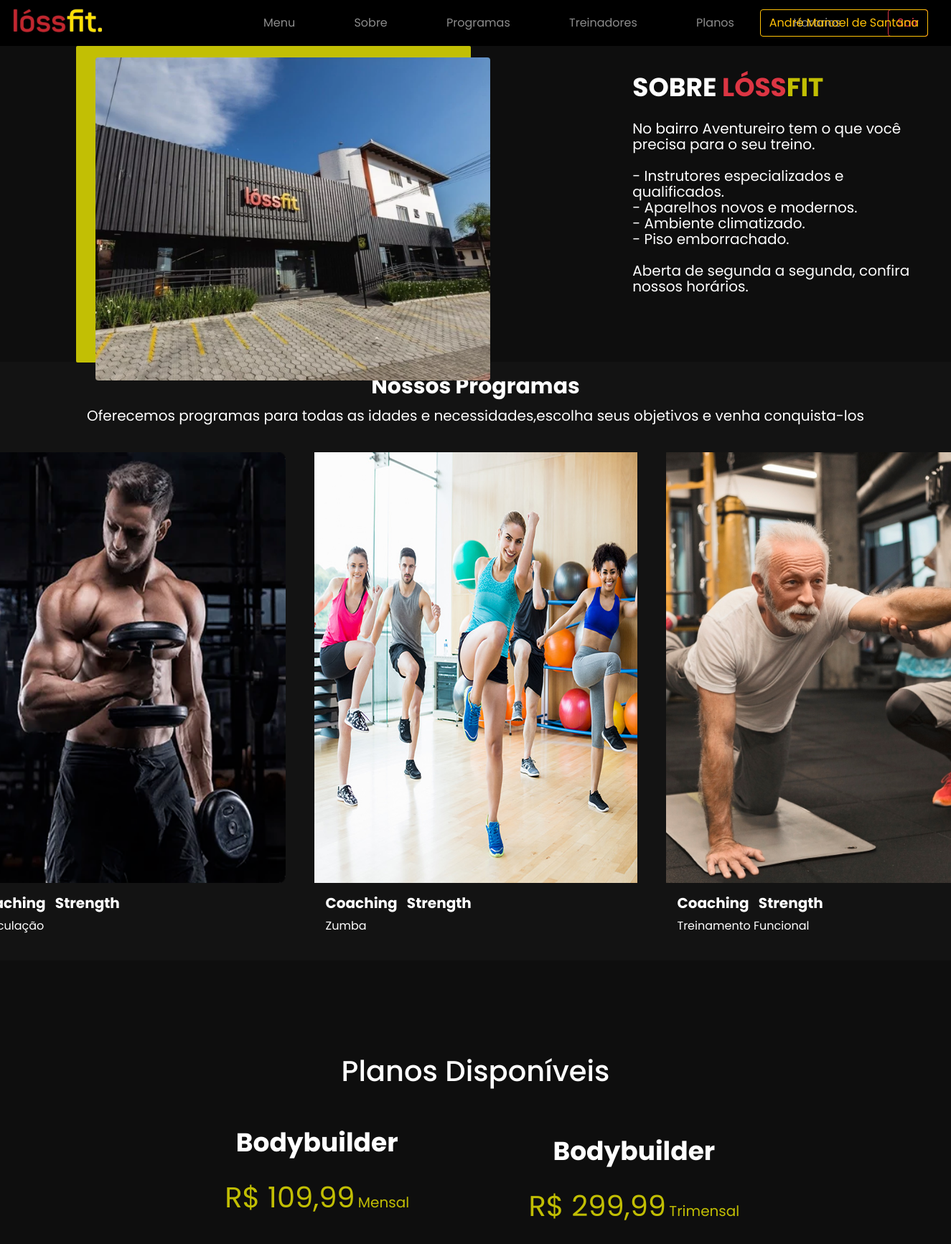
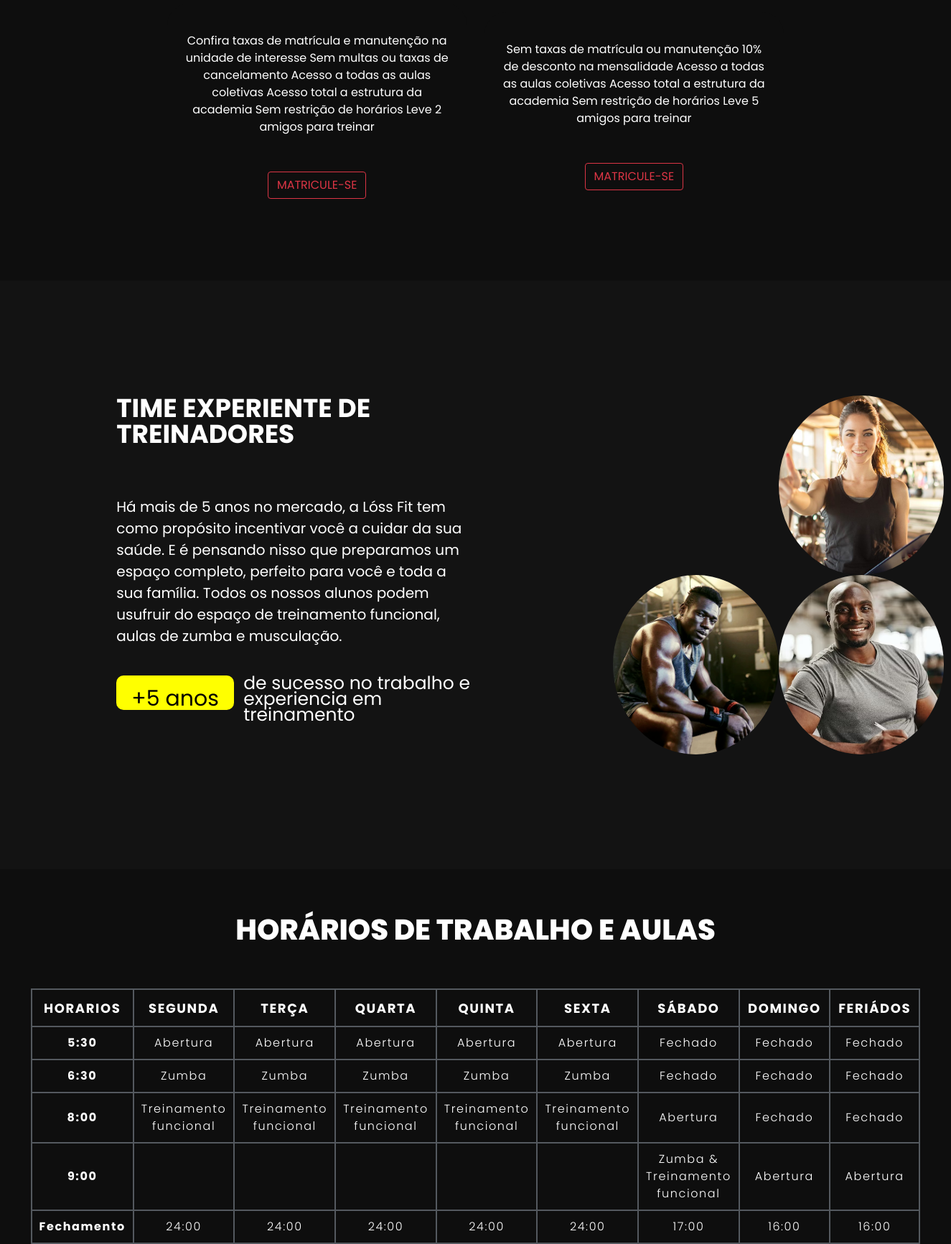
The page /index_Apre.php (signed in, upper part) on the database its author committed (2 pictures, top to bottom).
### tables this page shows
CREATE TABLE `tbl_cadastro` (
  `id_cadastro` int(11) NOT NULL,
  `usuario` varchar(45) DEFAULT NULL,
  `senha` varchar(45) DEFAULT NULL,
  `cpf` varchar(20) DEFAULT NULL,
  `nome` varchar(45) DEFAULT NULL,
  `email` varchar(45) DEFAULT NULL,
  `sexo` varchar(15) DEFAULT NULL,
  `nascimento` varchar(50) DEFAULT NULL,
  `telefone` varchar(45) DEFAULT NULL,
  `telefone_ad` varchar(45) DEFAULT NULL,
  `perm_acesso` varchar(45) DEFAULT NULL,
  `valores` int(11) DEFAULT NULL
);

CREATE TABLE `tbl_planos` (
  `idl_planos` int(11) NOT NULL,
  `nome_plano` varchar(45) DEFAULT NULL,
  `valor_plano` varchar(45) DEFAULT NULL,
  `opcao_plano` varchar(45) DEFAULT NULL,
  `desc_plano` varchar(500) DEFAULT NULL
);

### index_Apre.php (the view, shortened to what this page needs)
<?php
include_once("connect.php");
if (!empty($_SESSION['id_usuario'])) {
    $id = $_SESSION['id_usuario'];
    $sql_detalhes = "SELECT * FROM tbl_cadastro WHERE id_cadastro=$id";
    $result = $conn->query($sql_detalhes);
    if ($result->num_rows > 0) {
        while ($usuario_detalhes = mysqli_fetch_array($result)) {
            $nome = $usuario_detalhes['nome'];
        }
    } else {
        echo "<script> window.location='../pages/pg_login.php'</script>";
    }
}
?>
<!DOCTYPE html>
<html lang="en">
<head>
    <link href="css/style_planos.css" rel="stylesheet" />
    <link href="css/style.css" rel="stylesheet" />
    <link href="https://cdn.jsdelivr.net/npm/bootstrap@5.0.2/dist/css/bootstrap.min.css" rel="stylesheet"
>
</head>
<body>
    <header>
        <nav class="navbar navbar-expand-lg navbar-dark " style="background-color: rgb(0, 0, 0);">
            <a class="navbar-brand" href="#" style="color: white;"></a>
            <div class="collapse navbar-collapse" id="navbarSupportedContent">
                <ul class="navbar-nav mr-auto">
                    <li class="nav-item">
                        <a class="nav-link" onclick="scrollElement('apresentacao')" style="margin-left: 200px;">Menu</a>
                    </li>
                    <li class="nav-item">
                        <a class="nav-link" onclick="scrollElement('Sobre')">Sobre</a>
                    </li>
                    <li class="nav-item active">
                        <a class="nav-link" onclick="scrollElement('ativ')">Programas<span class="sr-only"></span></a>
                    </li>
                    <li class="nav-item active">
                        <a class="nav-link" onclick="scrollElement('coach')">Treinadores</a>
                    </li>
                    <li class="nav-item">
                        <a class="nav-link" onclick="scrollElement('planos')">Planos</a>
                    </li>
                    <li class="nav-item">
                        <a class="nav-link" onclick="scrollElement('calendario')">Horarios</a>
                    </li>
                </ul>
                <?php
                if (!empty($_SESSION['id_usuario'])) {
                    echo '                <form class="form-inline my-2 my-lg-0">
                    <a class="btn btn-outline-danger" href="../inc/logout.php" role="button">Sair</a>
                </form>';
                    echo '               <form class="form-inline my-2 my-lg-0" >
                    <a class="btn btn-outline-warning" href="pages/pg_painel_user.php" role="button">' . $nome . '</a>
                </form>';
                } else {
                    echo '                <form class="form-inline my-2 my-lg-0">
                    <a class="btn btn-outline-warning" href="pages/pg_login.php" role="button">Acessar</a>
                </form>';
                }
                ?>
            </div>
        </nav>
    </header>
    <section class="corpo" id="apresentacao">
        <div id="carouselExampleIndicators" class="carousel slide" data-mdb-ride="carousel">
            <div class="carousel-indicators">
            </div>
            <div class="carousel-inner">
                <div class="carousel-item active" data-mdb-interval="3000"
                    style="max-height:70vh; max-width:100vw;position: relative;top:0;">
                    <div class="carousel-caption d-none d-md-block">
                    </div>
                </div>
            </div>
            <button class="carousel-control-prev" type="button" data-mdb-target="#carouselExampleIndicators"
                data-mdb-slide="prev">
            </button>
            <button class="carousel-control-next" type="button" data-mdb-target="#carouselExampleIndicators"
                data-mdb-slide="next">
            </button>
        </div>
    </section>
    <section class="sobre" id="Sobre">
        <div class="crop_so">
            <div class="d_img">
                <div class="sobre_img"></div>
            </div>
            <div class="sobre_txt">
                <h2>
                    SOBRE <span style="color: #dc3543;">Lóss<span>Fit</span></span>
                </h2>
                <p style="font-size:20px;">No bairro Aventureiro tem o que você precisa para o seu treino.
                    <br>
                    <br>
                    <a>- Instrutores especializados e qualificados.</a>
                    <br>
                    <a>- Aparelhos novos e modernos.</a>
                    <br>
                    <a></a>- Ambiente climatizado. </a>
                    <br>
                    <a> - Piso emborrachado. </a>
                    <br>
                    <br>
                    Aberta de segunda a segunda, confira nossos horários.
                </p>
            </div>
        </div>
    </section>
    <section class="gym_ativ" id="ativ">
        <div class="gym_ativ_header">
            <p class="gym_ativ_title">
            <h5 style="font-size: 30px!important;"><b>Nossos Programas</b></h5>
            Oferecemos programas para todas as idades e necessidades,escolha seus objetivos e venha conquista-los
            </p>
        </div>
        <section class="gym_ativ_mid_div">
            <div class="gym_ativ_type">
                <img src="img/bodybuild.png" style="height: 600px; width: 450px;">
                <div class="gym_ativ_type_txt">
                    <h5><a><b>Coaching</b></a><a><b>Strength</b></a></h5>
                    <span>Musculação</span>
                </div>
            </div>
            <div class="gym_ativ_type">
                <img src="img/zumba.jpg" style="height: 600px; width: 450px;">
                <div class="gym_ativ_type_txt">
                    <h5><a><b>Coaching</b></a><a><b>Strength</b></a></h5>
                    <span>Zumba</span>
                </div>
            </div>
            <div class="gym_ativ_type">
                <img src="img/velho_treinando.jpg" style="height: 600px; width: 450px;">
                <div class="gym_ativ_type_txt">
                    <h5><a><b>Coaching</b></a><a><b>Strength</b></a></h5>
                    <span>Treinamento Funcional</span>
                </div>
            </div>
        </section>
    </section>
    <section class="planos" id="planos">
        <div class="row">
            <h1 style="margin-top: 5%;">Planos Disponíveis</h1>
            <?php
            $consulta = "SELECT * FROM tbl_planos";
            $sql = $conn->query($consulta) or die($conn->error);
            while ($plano = $sql->fetch_assoc()) {
                echo '<div class="col-md-4 col-sm-6">
                    <div class="pricing_table">
                        <div class="pricing_table_header">
                            <i class="fa fa-users"></i>
                            <h2 class="title">Bodybuilder</h2>
                            <span class="price-plan">
                                <i class="fa fa-inr"></i>
                                <span class="price">R$ ' . $plano['valor_plano'] . '</span>
                                <span class="monthly_plan">' . $plano['opcao_plano'] . '</span>
                            </span>
                        </div>
                        <div class="pricing_table_plan">
                            <ul>
                                <a>' . $plano['desc_plano'] . '</a>
                            </ul>
                            <a class="btn btn-outline-danger" href="pages/pg_painel_plano.php" role="button">MATRICULE-SE</a>
                        </div>
                    </div>
                </div>';
            }
            ?>
        </div>
    </section>
    <section id="coach">
        <div class="gym_coach">
            <div class="body_spans">
                <h2>Time experiente de Treinadores</h2>
                <span class="span_c1">
                    Há mais de 5 anos no mercado, a Lóss Fit tem como propósito incentivar você a cuidar da sua saúde. E
                    é pensando nisso que preparamos um espaço completo, perfeito para você e toda a sua família. Todos
                    os nossos alunos podem usufruir do espaço de treinamento funcional, aulas de zumba e musculação.
                </span>
                <div class="span_c2">
                    <div class="back_h">
                        <p class="h_csss">+5 anos</p>
                    </div>
                    <div class="h_css">
                        <p class="h_css">de sucesso no trabalho e experiencia em treinamento</p>
                    </div>
                </div>
            </div>
            <section class="gym_back_coach">
                <div class="perfil_coach"><a class="perf_img1"></a></div>
                <div class="perfil_coach"><a class="perf_img2"></a></div>
                <div class="perfil_coach"><a class="perf_img3"></a></div>
                <div class="perfil_coach"><a class="perf_img4"></a></div>
            </section>
        </div>
    </section>
    <section class="gym_calendario" id="calendario">
        <div style="position:relative;top:5vh;padding-top:20px;padding-bottom:20px;">
            <h1 style="font-weight:800;">HORÁRIOS DE TRABALHO E AULAS</h1>
        </div>
        <section class="gym_calendario_posi">
            <table>
                <thead>
                    <tr>
                        <th scope="col" style="font-size:18px!important;">Horarios</th>
                        <th scope="col" style="font-size:18px!important;">Segunda</th>
                        <th scope="col" style="font-size:18px!important;">Terça</th>
                        <th scope="col" style="font-size:18px!important;">Quarta</th>
                        <th scope="col" style="font-size:18px!important;">Quinta</th>
                        <th scope="col" style="font-size:18px!important;">Sexta</th>
                        <th scope="col" style="font-size:18px!important;">Sábado</th>
                        <th scope="col" style="font-size:18px!important;">Domingo</th>
                        <th scope="col" style="font-size:18px!important;">Feriádos</th>
                    </tr>
                </thead>
                <tbody>
                    <tr class="one">
                        <td data-label="Horarios" style="font-weight:700!important;">5:30</td>
                        <td data-label="Segunda">Abertura</td>
                        <td data-label="Terça">Abertura</td>
                        <td data-label="Quarta">Abertura</td>
                        <td data-label="Quinta">Abertura</td>
                        <td data-label="Sexta">Abertura</td>
                        <td data-label="Sábado">Fechado</td>
                        <td data-label="Domingo">Fechado</td>
                        <td data-label="Feriádos">Fechado</td>
                    </tr>
                    <tr class="one">
                        <td style="font-weight:700!important;">6:30</td>
                        <td>Zumba</td>
                        <td>Zumba</td>
                        <td>Zumba</td>
                        <td>Zumba</td>
                        <td>Zumba</td>
                        <td>Fechado</td>
                        <td>Fechado</td>
                        <td>Fechado</td>
                    </tr>
                    <tr class="one">
                        <td style="font-weight:700!important;">8:00</td>
                        <td>Treinamento funcional</td>
                        <td>Treinamento funcional</td>
                        <td>Treinamento funcional</td>
                        <td>Treinamento funcional</td>
                        <td>Treinamento funcional</td>
                        <td>Abertura</td>
                        <td>Fechado</td>
                        <td>Fechado</td>
                    </tr>
                    <tr class="one">
                        <td style="font-weight:700!important;">9:00</td>
                        <td></td>
                        <td></td>
                        <td></td>
                        <td></td>
                        <td></td>
                        <td>Zumba &
                            Treinamento funcional</td>
                        <td>Abertura</td>
                        <td>Abertura</td>
                    </tr>
                    <tr class="one">
                        <td style="font-weight:700!important;">Fechamento</td>
                        <td>24:00</td>
                        <td>24:00</td>
                        <td>24:00</td>
                        <td>24:00</td>
                        <td>24:00</td>
                        <td>17:00</td>
                        <td>16:00</td>
                        <td>16:00</td>
                    </tr>
                </tbody>
            </table>
        </section>
    </section>
</body>
</html>

### css/style_planos.css (style rules this page uses)
* { box-sizing: border-box; font-family: "Poppins", sans-serif !important; }
html, body { height: 100%; width: 100%; margin: 0; padding: 0; }
header { position: fixed; top: 0; right: 0; left: 0; display: flex; z-index: 1002; }
.navbar { position: fixed !important; padding: 0 !important; width: 100%; }
.navbar-nav { position: relative; display: flex; flex-direction: row !important; column-gap: 5vw; }
.form-inline { position: absolute; right: 2rem; }
.navbar-brand { padding: 0 !important; margin: 0 !important; position: relative; left: 0; min-height: 8vh; min-width: 12vw; height: 10vh; background-image: url(../img/logo.jpg); background-color: white; background-size: cover; background-repeat: no-repeat; background-position-y: center; }
.corpo { width: auto; height: auto; background-color: #f3f3f4; }
p { font-size: 14px; line-height: 22px; color: white; }
span { color: rgba(255, 251, 0, 0.747); }
.row { display: flex; justify-content: center; align-items: center; width: 100%; padding: 4rem 0; background-color: #0e0e0e; margin-left: 0 !important; }
h1 { color:#fff; font-size:30px; text-align: center; text-transform: capitalize; }
.pricing_table { color:#fff; margin:10px 0; background:#0e0e0e; text-align: center; transition: all 0.30s linear 0s; }
.pricing_table_header { padding:40px; }
.pricing_table_header .title { display:block; text-transform: capitalize; }
.pricing_table_header .price-plan { display:block; }
.pricing_table_header .price { font-size:40px; }
.pricing_table_header .monthly_plan { font-size:20px; }
.pricing_table .pricing_table_plan { border-top-right-radius:30px; border-top-left-radius:30px; padding:40px 20px; background:#0e0e0e; }
.pricing_table .pricing_table_plan ul { margin:0 0 50px; padding:0; }

### index_Apre.php (style rules this page uses)
p { font-size: 14px; line-height: 22px; }
header { position: fixed; top: 0; right: 0; left: 0; display: flex; z-index: 1002; }
h2 { font-size: 36px; line-height: 1; color: #ffffff; font-weight: bold; text-transform: uppercase; position: relative; padding-bottom: 20px; }
span { color: rgba(255, 251, 0, 0.747); }

### rows shown on the page
tbl_cadastro: nome "André Manoel de Santana"
tbl_planos: valor_plano "109,99", opcao_plano "Mensal", desc_plano "Confira taxas de matrícula e manutenção na unidade de interesse Sem multas ou taxas de cancelamento Acesso a todas as aulas coletivas Acesso total a estrutura da academia Sem restrição de horários Leve 2 amigos para treinar"
tbl_planos: valor_plano "299,99", opcao_plano "Trimensal", desc_plano "Sem taxas de matrícula ou manutenção 10% de desconto na mensalidade Acesso a todas as aulas coletivas Acesso total a estrutura da academia Sem restrição de horários Leve 5 amigos para treinar"
